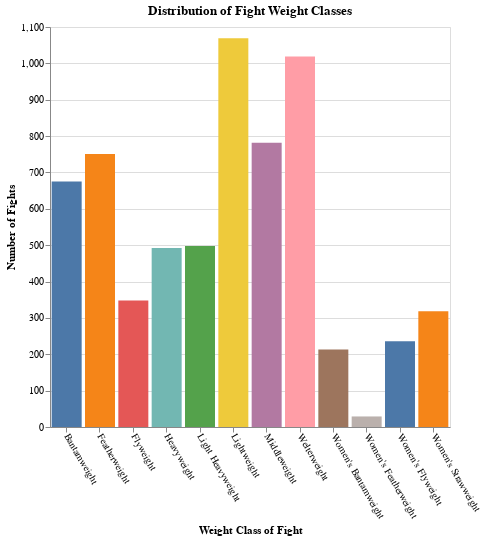

The code cell stored with this chart in its notebook:
### Markdown cell above
### Gender Distributions of UFC Fighters Over Time

### Code cell
viz = alt.Chart(ufc, title="Distribution of Fight Weight Classes").mark_bar().encode(
    x=alt.X("WeightClass:N", title="Weight Class of Fight", axis=alt.Axis(labelAngle=60)),
    y=alt.Y('count()', title='Number of Fights'),
    color=alt.Color("WeightClass:N", legend=None) 
).properties(
    width=400,
    height=400
)

viz

### Figure 1 — Vega specification as saved in the notebook (floating-point values rounded to 4 significant figures)
{"$schema": "https://vega.github.io/schema/vega/v5.json", "data": [{"name": "source_0", "values": [{"WeightClass": "Welterweight", "__count": 1019}, {"WeightClass": "Middleweight", "__count": 782}, {"WeightClass": "Bantamweight", "__count": 675}, {"WeightClass": "Women's Strawweight", "__count": 318}, {"WeightClass": "Women's Bantamweight", "__count": 213}, {"WeightClass": "Flyweight", "__count": 348}, {"WeightClass": "Women's Flyweight", "__count": 236}, {"WeightClass": "Light Heavyweight", "__count": 498}, {"WeightClass": "Featherweight", "__count": 751}, {"WeightClass": "Heavyweight", "__count": 492}, {"WeightClass": "Lightweight", "__count": 1069}, {"WeightClass": "Women's Featherweight", "__count": 29}]}, {"name": "source_0_x_domain_WeightClass", "values": [{"WeightClass": "Welterweight"}, {"WeightClass": "Middleweight"}, {"WeightClass": "Bantamweight"}, {"WeightClass": "Women's Strawweight"}, {"WeightClass": "Women's Bantamweight"}, {"WeightClass": "Flyweight"}, {"WeightClass": "Women's Flyweight"}, {"WeightClass": "Light Heavyweight"}, {"WeightClass": "Featherweight"}, {"WeightClass": "Heavyweight"}, {"WeightClass": "Lightweight"}, {"WeightClass": "Women's Featherweight"}]}, {"name": "source_0_y_domain___count", "values": [{"min": 29, "max": 1069}]}, {"name": "source_0_color_domain_WeightClass", "values": [{"WeightClass": "Welterweight"}, {"WeightClass": "Middleweight"}, {"WeightClass": "Bantamweight"}, {"WeightClass": "Women's Strawweight"}, {"WeightClass": "Women's Bantamweight"}, {"WeightClass": "Flyweight"}, {"WeightClass": "Women's Flyweight"}, {"WeightClass": "Light Heavyweight"}, {"WeightClass": "Featherweight"}, {"WeightClass": "Heavyweight"}, {"WeightClass": "Lightweight"}, {"WeightClass": "Women's Featherweight"}]}], "marks": [{"type": "rect", "name": "marks", "from": {"data": "source_0"}, "encode": {"update": {"fill": {"field": "WeightClass", "scale": "color"}, "x": {"field": "WeightClass", "scale": "x"}, "y": {"field": "__count", "scale": "y"}, "width": {"signal": "max(0.25, bandwidth('x'))"}, "y2": {"value": 0, "scale": "y"}}}, "style": ["bar"]}], "scales": [{"name": "x", "type": "band", "domain": {"data": "source_0_x_domain_WeightClass", "field": "WeightClass", "sort": true}, "range": [0, {"signal": "width"}], "paddingOuter": 0.05, "paddingInner": 0.1}, {"name": "y", "type": "linear", "domain": [{"signal": "(data(\"source_0_y_domain___count\")[0] || {}).min"}, {"signal": "(data(\"source_0_y_domain___count\")[0] || {}).max"}], "range": [{"signal": "height"}, 0], "zero": true, "nice": true}, {"name": "color", "type": "ordinal", "domain": {"data": "source_0_color_domain_WeightClass", "field": "WeightClass", "sort": true}, "range": "category"}], "axes": [{"scale": "y", "aria": false, "orient": "left", "gridScale": "x", "grid": true, "domain": false, "ticks": false, "zindex": 0, "tickCount": {"signal": "ceil(height/40)"}, "labels": false, "maxExtent": 0, "minExtent": 0}, {"scale": "x", "orient": "bottom", "labelBaseline": "middle", "labelAngle": 60, "zindex": 0, "labelAlign": "left", "title": "Weight Class of Fight", "grid": false}, {"scale": "y", "title": "Number of Fights", "orient": "left", "grid": false, "labelOverlap": true, "tickCount": {"signal": "ceil(height/40)"}, "zindex": 0}], "title": {"text": "Distribution of Fight Weight Classes", "frame": "group"}, "background": "white", "padding": 5, "height": 400, "style": "cell", "width": 400}
